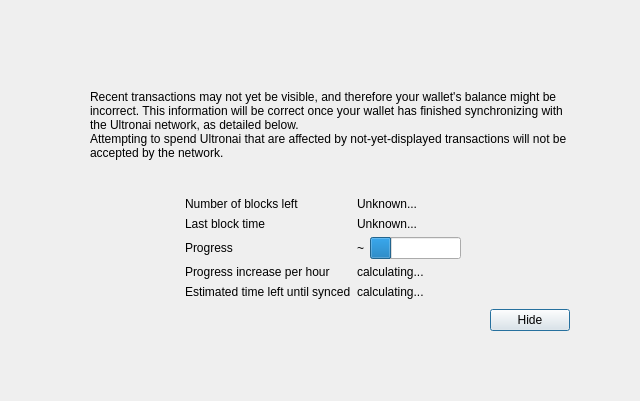
<?xml version="1.0" encoding="UTF-8"?>
<ui version="4.0">
 <class>ModalOverlay</class>
 <widget class="ModalOverlay" name="ModalOverlay">
  <property name="geometry">
   <rect>
    <x>0</x>
    <y>0</y>
    <width>640</width>
    <height>401</height>
   </rect>
  </property>
  <property name="windowTitle">
   <string>Form</string>
  </property>
  <layout class="QVBoxLayout" name="verticalLayout" stretch="0">
   <property name="sizeConstraint">
    <enum>QLayout::SetDefaultConstraint</enum>
   </property>
   <property name="leftMargin">
    <number>0</number>
   </property>
   <property name="topMargin">
    <number>0</number>
   </property>
   <property name="rightMargin">
    <number>0</number>
   </property>
   <property name="bottomMargin">
    <number>0</number>
   </property>
   <item>
    <widget class="QWidget" name="bgWidget" native="true">
     <property name="styleSheet">
      <string notr="true"/>
     </property>
     <layout class="QVBoxLayout" name="verticalLayoutMain" stretch="0">
      <property name="leftMargin">
       <number>60</number>
      </property>
      <property name="topMargin">
       <number>60</number>
      </property>
      <property name="rightMargin">
       <number>60</number>
      </property>
      <property name="bottomMargin">
       <number>60</number>
      </property>
      <item>
       <widget class="QWidget" name="contentWidget" native="true">
        <property name="styleSheet">
         <string notr="true"/>
        </property>
        <layout class="QVBoxLayout" name="verticalLayoutSub" stretch="1,0,0,0,0">
         <property name="spacing">
          <number>0</number>
         </property>
         <property name="leftMargin">
          <number>10</number>
         </property>
         <property name="topMargin">
          <number>10</number>
         </property>
         <property name="rightMargin">
          <number>10</number>
         </property>
         <property name="bottomMargin">
          <number>10</number>
         </property>
         <item>
          <layout class="QHBoxLayout" name="horizontalLayoutIconText" stretch="0,1">
           <property name="topMargin">
            <number>20</number>
           </property>
           <item>
            <layout class="QVBoxLayout" name="verticalLayoutIcon">
             <property name="leftMargin">
              <number>0</number>
             </property>
             <item>
              <widget class="QLabel" name="warningIcon">
               <property name="text">
                <string/>
               </property>
              </widget>
             </item>
             <item>
              <spacer name="verticalSpacerWarningIcon">
               <property name="orientation">
                <enum>Qt::Vertical</enum>
               </property>
               <property name="sizeHint" stdset="0">
                <size>
                 <width>20</width>
                 <height>40</height>
                </size>
               </property>
              </spacer>
             </item>
            </layout>
           </item>
           <item>
            <layout class="QVBoxLayout" name="verticalLayoutInfoText">
             <property name="leftMargin">
              <number>0</number>
             </property>
             <property name="topMargin">
              <number>0</number>
             </property>
             <item>
              <widget class="QLabel" name="infoText">
               <property name="text">
                <string>Recent transactions may not yet be visible, and therefore your wallet's balance might be incorrect. This information will be correct once your wallet has finished synchronizing with the Ultronai network, as detailed below.</string>
               </property>
               <property name="textFormat">
                <enum>Qt::RichText</enum>
               </property>
               <property name="wordWrap">
                <bool>true</bool>
               </property>
              </widget>
             </item>
             <item>
              <widget class="QLabel" name="infoTextStrong">
               <property name="text">
                <string>Attempting to spend Ultronai that are affected by not-yet-displayed transactions will not be accepted by the network.</string>
               </property>
               <property name="textFormat">
                <enum>Qt::RichText</enum>
               </property>
               <property name="wordWrap">
                <bool>true</bool>
               </property>
              </widget>
             </item>
             <item>
              <spacer name="verticalSpacerInTextSpace">
               <property name="orientation">
                <enum>Qt::Vertical</enum>
               </property>
               <property name="sizeHint" stdset="0">
                <size>
                 <width>20</width>
                 <height>40</height>
                </size>
               </property>
              </spacer>
             </item>
            </layout>
           </item>
          </layout>
         </item>
         <item>
          <spacer name="verticalSpacerAfterText">
           <property name="orientation">
            <enum>Qt::Vertical</enum>
           </property>
           <property name="sizeHint" stdset="0">
            <size>
             <width>20</width>
             <height>40</height>
            </size>
           </property>
          </spacer>
         </item>
         <item>
          <layout class="QFormLayout" name="formLayout">
           <property name="fieldGrowthPolicy">
            <enum>QFormLayout::FieldsStayAtSizeHint</enum>
           </property>
           <property name="formAlignment">
            <set>Qt::AlignHCenter|Qt::AlignTop</set>
           </property>
           <property name="horizontalSpacing">
            <number>6</number>
           </property>
           <property name="verticalSpacing">
            <number>6</number>
           </property>
           <property name="topMargin">
            <number>10</number>
           </property>
           <item row="0" column="0">
            <widget class="QLabel" name="labelNumberOfBlocksLeft">
             <property name="text">
              <string>Number of blocks left</string>
             </property>
            </widget>
           </item>
           <item row="0" column="1">
            <widget class="QLabel" name="numberOfBlocksLeft">
             <property name="text">
              <string>Unknown...</string>
             </property>
            </widget>
           </item>
           <item row="1" column="0">
            <widget class="QLabel" name="labelLastBlockTime">
             <property name="text">
              <string>Last block time</string>
             </property>
            </widget>
           </item>
           <item row="1" column="1">
            <widget class="QLabel" name="newestBlockDate">
             <property name="sizePolicy">
              <sizepolicy hsizetype="Maximum" vsizetype="Preferred">
               <horstretch>0</horstretch>
               <verstretch>0</verstretch>
              </sizepolicy>
             </property>
             <property name="text">
              <string>Unknown...</string>
             </property>
            </widget>
           </item>
           <item row="2" column="0">
            <widget class="QLabel" name="labelSyncDone">
             <property name="text">
              <string>Progress</string>
             </property>
            </widget>
           </item>
           <item row="2" column="1">
            <layout class="QHBoxLayout" name="horizontalLayoutSync" stretch="0,1">
             <item>
              <widget class="QLabel" name="percentageProgress">
               <property name="text">
                <string notr="true">~</string>
               </property>
              </widget>
             </item>
             <item>
              <widget class="QProgressBar" name="progressBar">
               <property name="value">
                <number>24</number>
               </property>
               <property name="format">
                <string/>
               </property>
              </widget>
             </item>
            </layout>
           </item>
           <item row="4" column="0">
            <widget class="QLabel" name="labelProgressIncrease">
             <property name="text">
              <string>Progress increase per hour</string>
             </property>
            </widget>
           </item>
           <item row="4" column="1">
            <widget class="QLabel" name="progressIncreasePerH">
             <property name="text">
              <string>calculating...</string>
             </property>
            </widget>
           </item>
           <item row="5" column="0">
            <widget class="QLabel" name="labelEstimatedTimeLeft">
             <property name="text">
              <string>Estimated time left until synced</string>
             </property>
            </widget>
           </item>
           <item row="5" column="1">
            <widget class="QLabel" name="expectedTimeLeft">
             <property name="text">
              <string>calculating...</string>
             </property>
            </widget>
           </item>
          </layout>
         </item>
         <item>
          <layout class="QHBoxLayout" name="horizontalLayoutButtons">
           <property name="leftMargin">
            <number>10</number>
           </property>
           <property name="topMargin">
            <number>10</number>
           </property>
           <item>
            <spacer name="horizontalSpacer">
             <property name="orientation">
              <enum>Qt::Horizontal</enum>
             </property>
             <property name="sizeHint" stdset="0">
              <size>
               <width>40</width>
               <height>20</height>
              </size>
             </property>
            </spacer>
           </item>
           <item>
            <widget class="QPushButton" name="closeButton">
             <property name="text">
              <string>Hide</string>
             </property>
             <property name="focusPolicy">
              <enum>Qt::StrongFocus</enum>
             </property>
             <property name="default">
              <bool>true</bool>
             </property>
            </widget>
           </item>
          </layout>
         </item>
         <item>
          <layout class="QVBoxLayout" name="verticalLayout_2">
           <item>
            <spacer name="verticalSpacer">
             <property name="orientation">
              <enum>Qt::Vertical</enum>
             </property>
             <property name="sizeHint" stdset="0">
              <size>
               <width>20</width>
               <height>40</height>
              </size>
             </property>
            </spacer>
           </item>
          </layout>
         </item>
        </layout>
       </widget>
      </item>
     </layout>
    </widget>
   </item>
  </layout>
 </widget>
 <customwidgets>
  <customwidget>
   <class>ModalOverlay</class>
   <extends>QWidget</extends>
   <header>qt/modaloverlay.h</header>
   <container>1</container>
  </customwidget>
 </customwidgets>
 <resources/>
 <connections/>
</ui>
